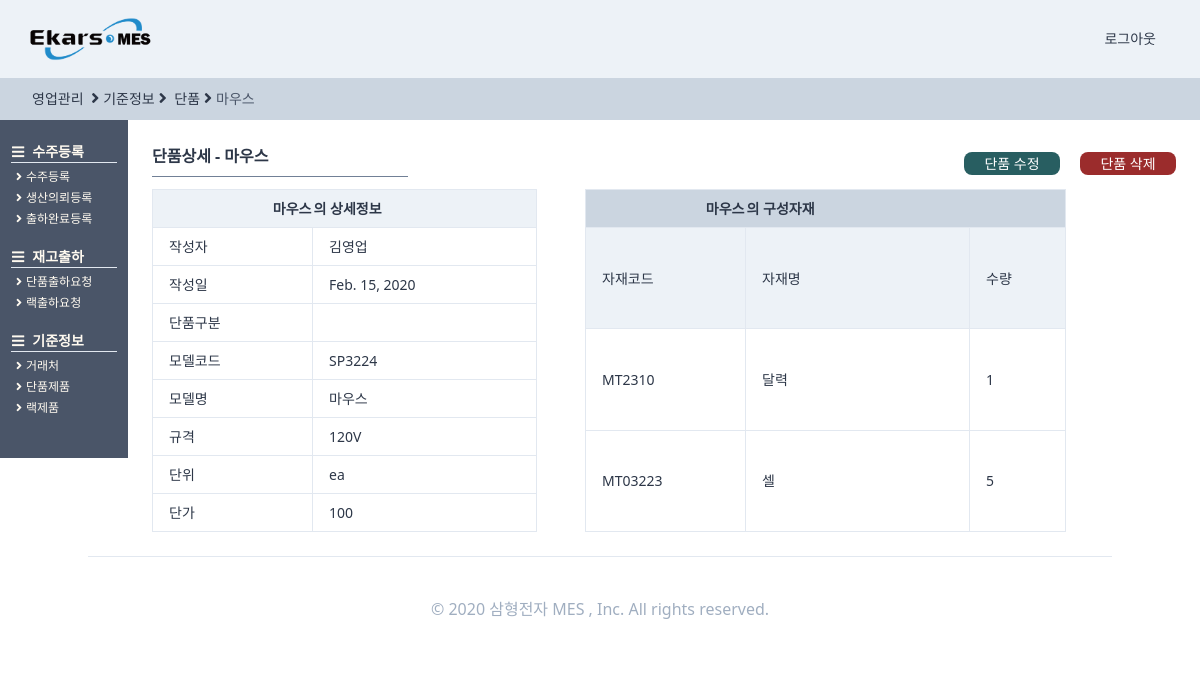
/standardinformaiton/singledetail/33/ (signed in), run on an earlier commit of the app's database.
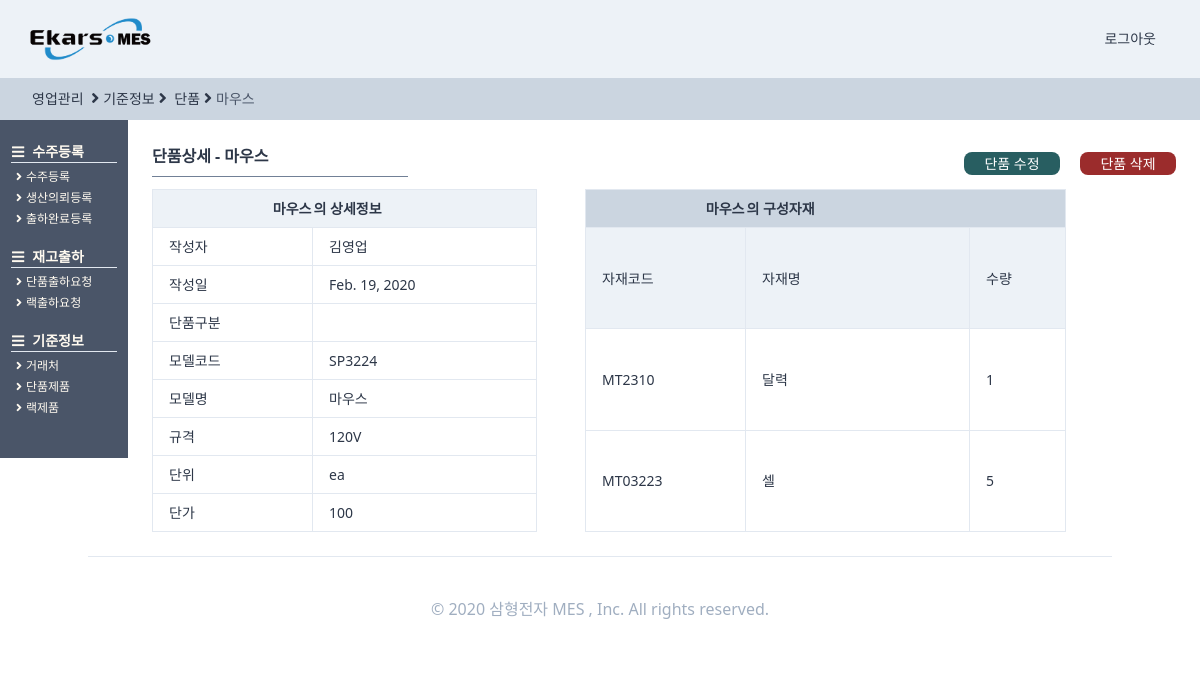
And on a later commit of the database.
### StandardInformation/models.py (models this page shows)
class SingleProduct(TimeStampedModel):
    작성자 = models.ForeignKey(
        "users.User", related_name="단품제품작성자", on_delete=models.SET_NULL, null=True
    )
    작성일 = models.DateField(auto_now=True, auto_now_add=False)
    모델코드 = models.CharField(max_length=80, blank=True)
    모델명 = models.CharField(max_length=30, blank=True)
    규격 = models.CharField(max_length=80, blank=True)
    단위 = models.CharField(max_length=10, blank=True)
    단가 = models.IntegerField(null=True)
    class Meta:
        verbose_name = "단품제품"
        verbose_name_plural = "단품제품"
    def __str__(self):
        return self.모델명

### users/models.py (models this page shows)
class User(AbstractUser,TimeStampedModel):
    부서 = models.ForeignKey(
        "Part", related_name="user", on_delete=models.CASCADE, null=True
    )
    class Meta:
        verbose_name = "사용자"
        verbose_name_plural = "사용자"
    def __str__(self):
        return self.first_name

### StandardInformation/views.py (the view)
class SingleDetialView(user_mixins.LoggedInOnlyView, DetailView):
    model = models.SingleProduct
    def get(self, request, *args, **kwargs):
        pk = kwargs["pk"]
        single = models.SingleProduct.objects.get(pk=pk)
        material = single.단품구성자재.all()
        user = request.user
        return render(
            request,
            "Standardinformation/singledetail.html",
            {"single": single, "user": user, "material": material},
        )

### StandardInformation/models.py (called while the page is built)
    def __str__(self):
        return self.자재품명

### templates/Standardinformation/singledetail.html (shortened to what the changed rows need)
{%extends "orders/ordershome.html"%}
{% load static%}
{%block head_title%}
</a><i class="fas fa-angle-right mx-1 text-base"></i>기준정보<i class="fas fa-angle-right text-base mx-1"></i><a
    href="{%url "StandardInformation:single"%}" class="hover:font-bold">
    단품</a><i class="fas fa-angle-right mx-1 text-base"></i><span class="text-gray-700">{{single}}</span>
{%endblock head_title %}
{%block main_contens%}
<div class="w-11/12 h-full ml-32 -mt-6 pt-12 flex flex-row">
    <div class="p-6 flex flex-col w-full">
        <div class="flex flex-col w-full">
            <div class="flex flex-row justify-between w-full ">
                <div class=" border-b w-64 mb-3 font-semibold border-gray-600 pb-2">단품상세 - {{single}} </div>
                <div class="flex flex-row">
                    <div class="mt-2">
                    </div>
                    <div class="mt-2">
                    </div>
                </div>
            </div>
            <div class="flex">
                <table class="table-fixed text-sm">
                    <thead>
                        <tr>
                            <th class="border border-r-0 bg-gray-200  py-2 w-40 text-right"> {{single}}</th>
                            <th class="border border-l-0 bg-gray-200  py-2 w-56 text-left">의 상세정보</th>
                        </tr>
                    </thead>
                    <tbody>
                        <tr>
                            <td class="border px-4 py-2">작성자</td>
                            <td class="border px-4 py-2">{{single.작성자}}</td>
                        </tr>
                        <tr>
                            <td class="border px-4 py-2">작성일</td>
                            <td class="border px-4 py-2">{{single.작성일}}</td>
                        </tr>
                        <tr>
                            <td class="border px-4 py-2">모델코드</td>
                            <td class="border px-4 py-2">{{single.모델코드}}</td>
                        </tr>
                        <tr>
                            <td class="border px-4 py-2">모델명</td>
                            <td class="border px-4 py-2">{{single.모델명}}</td>
                        </tr>
                        <tr>
                            <td class="border px-4 py-2">규격</td>
                            <td class="border px-4 py-2">{{single.규격}}</td>
                        </tr>
                        <tr>
                            <td class="border px-4 py-2">단위</td>
                            <td class="border px-4 py-2">{{single.단위}}</td>
                        </tr>
                        <tr>
                            <td class="border px-4 py-2">단가</td>
                            <td class="border px-4 py-2">{{single.단가}}</td>
                        </tr>
                    </tbody>
                </table>
                <table class="table-fixed text-sm ml-12">
                    <thead>
                        <tr>
                            <th class="border border-r-0 bg-gray-400  py-2 w-40 text-right"> {{single}}</th>
                            <th class="border border-l-0 border-r-0 bg-gray-400  py-2 w-56 text-left">의 구성자재</th>
                            <th class="border border-l-0 bg-gray-400  py-2 w-24 text-left"></th>
                        </tr>
                    </thead>
                </table>
            </div>
        </div>
    </div>
</div>
{%endblock main_contens %}

What changed in the data, as far as the page shows it:
changed SingleProduct "마우스": 작성일 "Feb. 15, 2020" → "Feb. 19, 2020"
